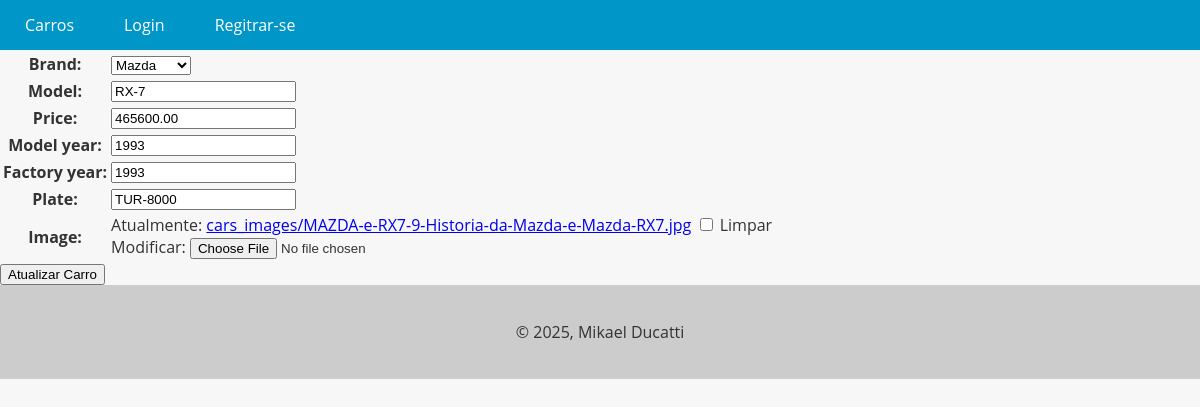
The app's page /car/23/update/ with its own data.
### cars/models.py (models this page shows, shortened)
class Car(models.Model):
    id = models.AutoField(primary_key=True)
    model = models.CharField(max_length=200)
    factory_year = models.IntegerField(blank=True, null=True)
    model_year = models.IntegerField(blank=True, null=True)
    plate = models.CharField(max_length=10, blank=True, null=True)
    image = models.ImageField(upload_to="cars_images/", blank=True, null=True)
    price = models.DecimalField(max_digits=20, decimal_places=2, blank=True, null=True)
    brand = models.ForeignKey(Brand, on_delete=models.PROTECT, related_name="car_brand")

### cars/views.py (the view)
# urls.py: path("car/<int:pk>/update/", UpdateCarView.as_view(), name="car_update"),
class UpdateCarView(UpdateView):
    model = Car
    form_class = CarForm
    template_name = "update_car.html"
    success_url = reverse_lazy("cars_list")
    def get_context_data(self, **kwargs):
        context = super().get_context_data(**kwargs)
        context["update_car_form"] = context["form"]
        return context

### cars/forms.py (shortened to what this page needs)
class CarForm(forms.ModelForm):
    class Meta:
        model = Car
        fields: ClassVar[list[str]] = [
            "brand",
            "model",
            "price",
            "model_year",
            "factory_year",
            "plate",
            "image",
        ]

### cars/models.py (called while the page is built)
    def __str__(self):
        return self.name

### cars/templates/update_car.html (shortened to what this page needs)
{% extends "base.html" %}
{% block content %}
    <form method="POST" enctype="multipart/form-data">
        <table>
            {{ update_car_form.as_table }}
        </table>
        <input type="submit" value="Atualizar Carro" class="btn btn-primary">
    </form>
{% endblock content %}

### app/templates/base.html (style rules this page uses)
body { font-family: 'Open Sans', sans-serif; background-color: #f7f7f7; color: #333; margin: 0; padding: 0; }

### records on screen
Car: brand "Mazda", model "RX-7", price "465600.00", model_year "1993", factory_year "1993", plate "TUR-8000"
